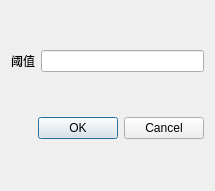
<?xml version="1.0" encoding="UTF-8"?>
<ui version="4.0">
 <class>Threshold</class>
 <widget class="QDialog" name="Threshold">
  <property name="geometry">
   <rect>
    <x>0</x>
    <y>0</y>
    <width>215</width>
    <height>191</height>
   </rect>
  </property>
  <property name="windowTitle">
   <string>Dialog</string>
  </property>
  <layout class="QGridLayout" name="gridLayout">
   <item row="0" column="0">
    <layout class="QVBoxLayout" name="verticalLayout">
     <item>
      <layout class="QHBoxLayout" name="horizontalLayout">
       <item>
        <widget class="QLabel" name="bwLabel">
         <property name="text">
          <string>阈值</string>
         </property>
        </widget>
       </item>
       <item>
        <widget class="QLineEdit" name="bwEdit"/>
       </item>
      </layout>
     </item>
    </layout>
   </item>
   <item row="1" column="0">
    <widget class="QDialogButtonBox" name="buttonBox">
     <property name="orientation">
      <enum>Qt::Horizontal</enum>
     </property>
     <property name="standardButtons">
      <set>QDialogButtonBox::Cancel|QDialogButtonBox::Ok</set>
     </property>
    </widget>
   </item>
  </layout>
 </widget>
 <resources/>
 <connections>
  <connection>
   <sender>buttonBox</sender>
   <signal>accepted()</signal>
   <receiver>Threshold</receiver>
   <slot>accept()</slot>
   <hints>
    <hint type="sourcelabel">
     <x>248</x>
     <y>254</y>
    </hint>
    <hint type="destinationlabel">
     <x>157</x>
     <y>274</y>
    </hint>
   </hints>
  </connection>
  <connection>
   <sender>buttonBox</sender>
   <signal>rejected()</signal>
   <receiver>Threshold</receiver>
   <slot>reject()</slot>
   <hints>
    <hint type="sourcelabel">
     <x>316</x>
     <y>260</y>
    </hint>
    <hint type="destinationlabel">
     <x>286</x>
     <y>274</y>
    </hint>
   </hints>
  </connection>
 </connections>
</ui>
